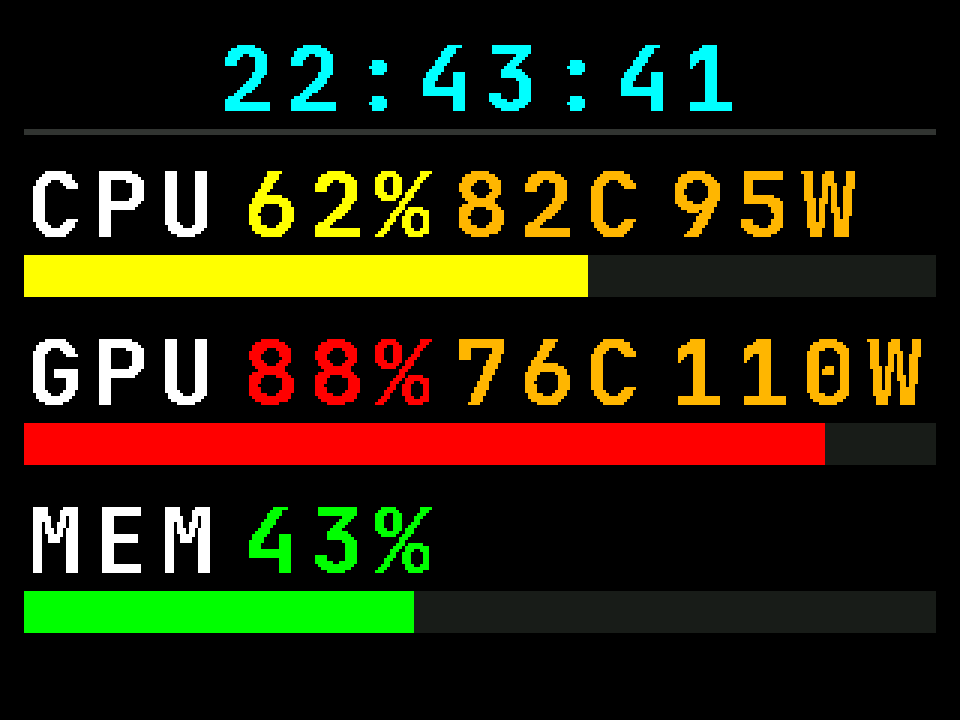

Write the Python code that produced this figure.
# -*- coding: utf-8 -*-
"""
preview.py — 用生成的字库模拟 320x240 整屏效果（与 .ino 布局/配色一致）
输出: preview.png (3x 放大便于查看)
用法: python tools/preview.py   (需先运行 gen_font.py 生成 glyphs.json)
"""
import json
import os
from PIL import Image

HERE = os.path.dirname(os.path.abspath(__file__))
W, H = 320, 240

# RGB565 -> RGB888
def rgb(v):
    r, g, b = (v >> 11) & 0x1F, (v >> 5) & 0x3F, v & 0x1F
    return (r * 255 // 31, g * 255 // 63, b * 255 // 31)

CYAN, GREEN, YELLOW = 0x07FF, 0x07E0, 0xFFE0
ORANGE, RED, WHITE, TRACK = 0xFDA0, 0xF800, 0xFFFF, 0x18E3
DIVIDER = 0x31A6

with open(os.path.join(HERE, "glyphs.json")) as f:
    _data = json.load(f)
    GLYPHS = _data["glyphs"]
    ADVS = _data["advs"]
    CW, CH = _data["cell_w"], _data["cell_h"]

def ADV(c):
    if c == ' ':
        return CW // 2
    return ADVS.get(c, CW)

def text_w(s):
    return sum(ADV(c) for c in s)

def draw_text(img, x, y, s, color):
    px = img.load()
    col = rgb(color)
    for ch in s:
        rows = GLYPHS.get(ch)
        if rows:
            for r, bits in enumerate(rows):
                for c in range(CW):
                    if bits & (0x80000000 >> c):
                        px[x + c, y + r] = col
        x += ADV(ch)

def draw_bar(img, x, y, w, h, pct, color):
    px = img.load()
    fw = w * pct // 100
    for yy in range(y, y + h):
        for xx in range(x, x + w):
            px[xx, yy] = rgb(color if xx < x + fw else TRACK)

# —— 与 .ino 相同的动态配色逻辑 (i7-14650HX 笔记本标定) ——
def usage_color(v):   return RED if v > 85 else (YELLOW if v > 60 else GREEN)
def temp_color(t, y_c, o_c, r_c):
    return RED if t >= r_c else (ORANGE if t >= o_c else (YELLOW if t >= y_c else CYAN))
def pwr_color(w, ref):
    r = w / ref
    return RED if r >= 0.75 else (ORANGE if r >= 0.35 else CYAN)

X_LABEL, X_USAGE, X_TEMP, X_PWR = 8, 80, 150, 222
Y0, BAR_DY, BAR_H = 48, 37, 14

def render(cpu, cpu_t, cpu_w, gpu_use, gpu_t, gpu_w, mem, tstr):
    img = Image.new("RGB", (W, H), (0, 0, 0))

    # 1. 顶部时钟（居中）+ 分割线
    draw_text(img, (W - text_w(tstr)) // 2, 6, tstr, CYAN)
    for xx in range(8, 312):
        img.putpixel((xx, 43), rgb(DIVIDER))
        img.putpixel((xx, 44), rgb(DIVIDER))

    # 2/3/4. CPU / GPU / MEM (y = 48 / 104 / 160)
    rows = [
        (Y0,        "CPU", cpu,      cpu_t,  cpu_w,  70, 78, 88, 160),  # i7-14650HX
        (Y0 + 56,   "GPU", gpu_use,  gpu_t,  gpu_w,  60, 75, 85, 150),  # 笔记本独显
        (Y0 + 112,  "MEM", mem,      None,   None,   0, 0, 0, 0),
    ]
    for y, label, use, t, w_, y_c, o_c, r_c, ref in rows:
        draw_text(img, X_LABEL, y, label, WHITE)
        if use >= 0:
            draw_text(img, X_USAGE, y, "%2d%%" % min(use, 99), usage_color(use))
        if t is not None:
            draw_text(img, X_TEMP, y, "%2.0fC" % min(t, 99), temp_color(t, y_c, o_c, r_c))
            draw_text(img, X_PWR, y, "%2.0fW" % w_, pwr_color(w_, ref))
        draw_bar(img, 8, y + BAR_DY, 304, BAR_H,
                 use if use >= 0 else 0, usage_color(use))
    return img

if __name__ == "__main__":
    # 笔记本游戏工况示例 (i7-14650HX): CPU 82C=橙, 95W=橙 | GPU 76C=橙, 110W=橙 | MEM 绿
    img = render(cpu=62, cpu_t=82, cpu_w=95,
                 gpu_use=88, gpu_t=76, gpu_w=110,
                 mem=43, tstr="22:43:41")
    out = os.path.join(HERE, "preview.png")
    img.resize((W * 3, H * 3), Image.NEAREST).save(out)
    print("已生成:", out)
